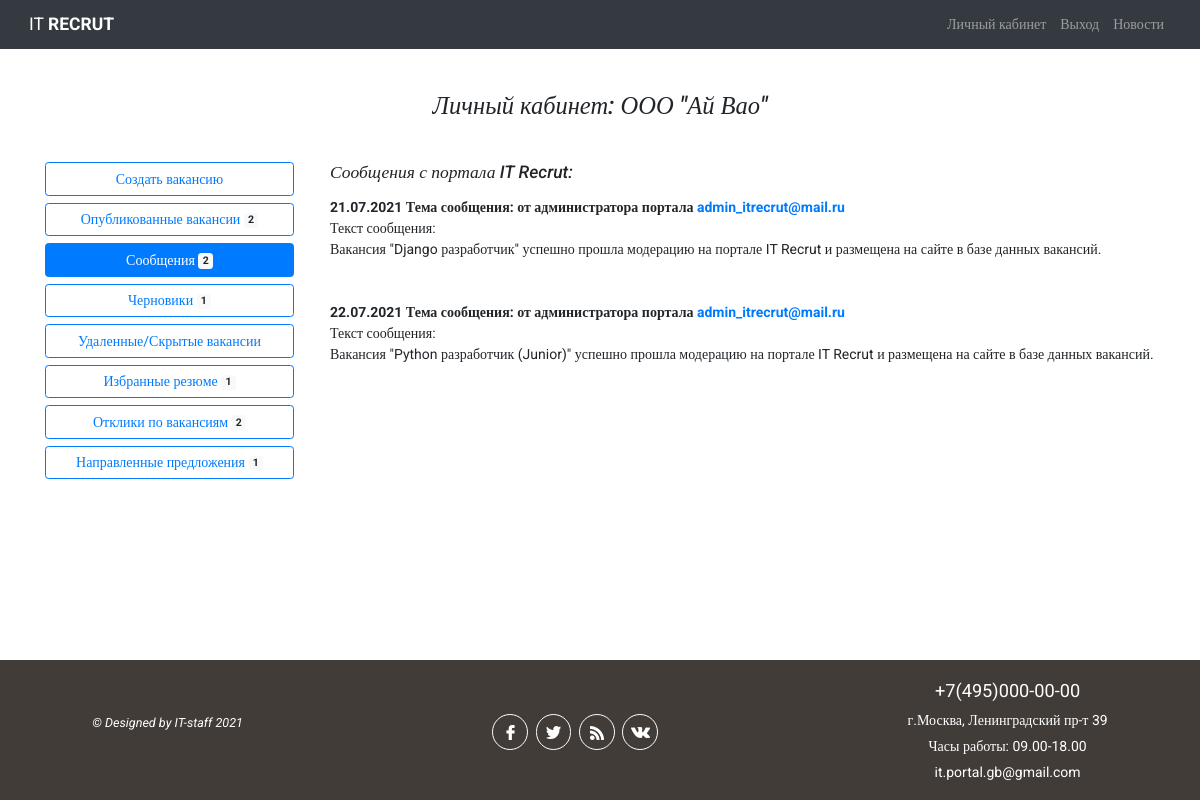
/employer/1/messages/ (signed in), run on the app's committed database.
### authapp/models.py (models this page shows, shortened)
class Employer(models.Model):
    NEED_MODER = 'need_moderation'
    MODER_OK = 'moderation_ok'
    MODER_REJECT = 'moderation_reject'
    EMPLOYER_STATUS_CHOICES = (
        (NEED_MODER, 'требуется модерация'),
        (MODER_OK, 'модерация пройдена успешно'),
        (MODER_REJECT, 'отклонено модератором')
    )
    company_name = models.CharField(verbose_name='название компании', max_length=128, unique=True)
    city = models.CharField(verbose_name='город', max_length=64, blank=True)
    tel = models.CharField(verbose_name='телефон', max_length=11, blank=True)
    short_description = models.TextField(verbose_name='краткое описание компании')
    logo = models.ImageField(upload_to='company_logo', blank=True)
    web = models.CharField(verbose_name='вебсайт компании', max_length=64, blank=True)
    is_active = models.BooleanField(default=True)
    user = models.OneToOneField(User, on_delete=models.CASCADE)
    status = models.CharField(verbose_name='статус компании на сайте',
                              choices=EMPLOYER_STATUS_CHOICES, default=NEED_MODER,
                              max_length=32)
    failed_moderation = models.CharField(max_length=512, blank=True, verbose_name='поле '
                                                                                  'заполняется в случае отклонения модерации')
    activation_key = models.CharField(max_length=128, blank=True)
    activation_key_expires = models.DateTimeField(default=(datetime.now() + timedelta(hours=24)))
    class Meta:
        verbose_name_plural = 'Работодатели'

### employerapp/models.py (models this page shows, shortened)
class Vacancy(models.Model):
    ACTION_CHOICE = (
        ('draft', 'сохранить черновик'),
        ('publish', 'опубликовать на портале'),
        ('moderation_ok', 'модерация пройдена'),
        ('moderation_reject', 'модерация отклонена')
    )
    RUB = 'руб.'
    USD = 'USD'
    EUR = 'EUR'
    CURRENCY_CHOICE = (
        (RUB, 'руб.'),
        (USD, 'USD'),
        (EUR, 'EUR')
    )
    FULL = 'полная занятость'
    PART = 'частичная занятость'
    PRJ = 'занятость по проекту'
    REM = 'удаленная работа'
    TYPE_VACANCY = (
        (FULL, 'полная занятость'),
        (PART, 'частичная занятость'),
        (PRJ, 'занятость по проекту'),
        (REM, 'удаленная работа')
    )
    vacancy_name = models.CharField(verbose_name='название вакансии', max_length=128)
    city = models.CharField(verbose_name='город', max_length=64)
    vacancy_type = models.CharField(verbose_name='тип занятости', max_length=32,
                                    choices=TYPE_VACANCY, default=FULL)
    min_salary = models.CharField(verbose_name='минимальный уровень з/п', max_length=32, blank=True,
                              help_text='поле необязательное для заполнения')
    max_salary = models.CharField(verbose_name='максимальный уровень з/п', max_length=32,
                                  blank=True, help_text='поле необязательное для заполнения')
    currency = models.CharField(verbose_name='валюта', max_length=4, blank=True,
                                choices=CURRENCY_CHOICE, help_text='поле необязательное для '
                                                                   'заполнения')
    description = models.TextField(verbose_name='описание / обязанности', max_length=1080)
    requirements = models.TextField(verbose_name='требования к кандидату', max_length=1080)
    conditions = models.TextField(verbose_name='что мы предлагаем', max_length=1080, blank=True,
                                  help_text='поле необязательное для заполнения')
    published = models.DateField(verbose_name='дата публикации', default=datetime.now)
    contact_person = models.CharField(verbose_name='контактное лицо', max_length=128)
    contact_email = models.EmailField(verbose_name='контактная почта', blank=True,
                                      help_text='поле необязательное')
    action = models.CharField(verbose_name='статус', max_length=64, choices=ACTION_CHOICE)
    employer = models.ForeignKey(Employer, on_delete=models.CASCADE)
    hide = models.BooleanField(verbose_name='вакансия удалена / скрыта', default=False)
    is_active = models.BooleanField(default=False)
    failed = models.BooleanField(default=False)
    fall_moderation = models.TextField(verbose_name='Сообщение в случае непрохождения '
            'модерации вакансии', max_length=254, blank=True, help_text='поле необязательное')
    is_favorite = models.BooleanField(verbose_name='добавлено в избранное', default=False)
    class Meta:
        verbose_name_plural = 'Вакансии'

### employerapp/views.py (the view)
# urls.py: path('<int:emp_id>/messages/', views.messages, name='messages'),
@login_required
def messages(request, emp_id):
    title = 'Сообщения от админа портала'
    employer = get_object_or_404(Employer, pk=emp_id)
    vacancies_all = Vacancy.objects.filter(Q(action='moderation_ok') | Q(
        action='moderation_reject'), employer=employer).exclude(action='draft').exclude(
        hide=True).order_by('published')
    vacancies_hide = Vacancy.objects.filter(hide=True, employer=employer).order_by(
        'published')
    drafts = Vacancy.objects.filter(action='draft', hide=False, employer=employer).order_by('published')
    vacancies = Vacancy.objects.filter(action='moderation_ok', hide=False,
                                       employer=employer).order_by(
        'published')
    offers = SendOffers.objects.filter(vacancy__employer=employer.pk).order_by('date')
    take_offers = SendResponse.objects.filter(vacancy__in=vacancies).select_related()
    favorites = FavoriteResumes.objects.filter(employer=employer).order_by('date')
    context = {
        'title': title,
        'employer': employer,
        'vacancies_hide': vacancies_hide,
        'drafts': drafts,
        'vacancies': vacancies,
        'vacancies_all': vacancies_all,
        'offers': offers,
        'take_offers': take_offers,
        'favorites': favorites
    }
    return render(request, 'employerapp/employer_messages.html', context)

### employerapp/templates/employerapp/employer_messages.html (shortened to what this page needs)
{% extends 'mainapp/base.html' %}
{% load static %}
{% block content %}
<div class="container my-5">
    <h3 class="font-italic mb-5 text-center">Личный кабинет: {{ user.employer.company_name }} </h3>
    <div class="row justify-content-center">
        <div class="col-7 col-sm-4 col-md-3 pr-4 mb-4">
            {% include 'employerapp/include/menu.html' %}
        </div>
        <div class="col-12 col-sm-8 col-md-9">
            <h5 class="font-italic mb-3">Сообщения с портала IT Recrut:</h5>
            {% if vacancies_all %}
            {% for vacancy in vacancies_all %}
            {% if vacancy.action == 'moderation_ok' %}
            <p class="font-weight-bold mb-0">{{ vacancy.published|date:"d.m.Y" }} Тема сообщения: от
                администратора портала
                <a href="#">admin_itrecrut@mail.ru</a></p>
            <p class="mb-0">Текст сообщения:</p>
            <p class="mb-5">Вакансия "{{vacancy.vacancy_name}}"
                успешно прошла модерацию на портале IT Recrut и размещена на сайте в базе данных
                вакансий.
            </p>
            {% endif %}
            {% endfor %}
            {% else %}
            <p>У вас нет ни одного сообщения.</p>
            {% endif %}
        </div>
    </div>
</div>
{% endblock %}

### static/css/style.css (style rules this page uses)
* { margin: 0; padding: 0; }
html { font-size: 16px; }
@media all and (min-width: 1024px) and (max-width: 1200px) { html { font-size: 14px; } }
html, body { height: 100%; }
body { box-sizing: border-box; font-family: Roboto; display: flex; flex-direction: column; }
.container { flex: 1 0 auto; }

### data on the page
Vacancy: published "21.07.2021", vacancy_name "Django разработчик"
Vacancy: published "22.07.2021", vacancy_name "Python разработчик (Junior)"

### other printed values
{{ user.employer.company_name }} "ООО \"Ай Вао\""
{{ vacancies|length }} "2"
{{ drafts|length }} "1"
{{ favorites|length }} "1"
{{ take_offers|length }} "2"
{{ offers|length }} "1"
